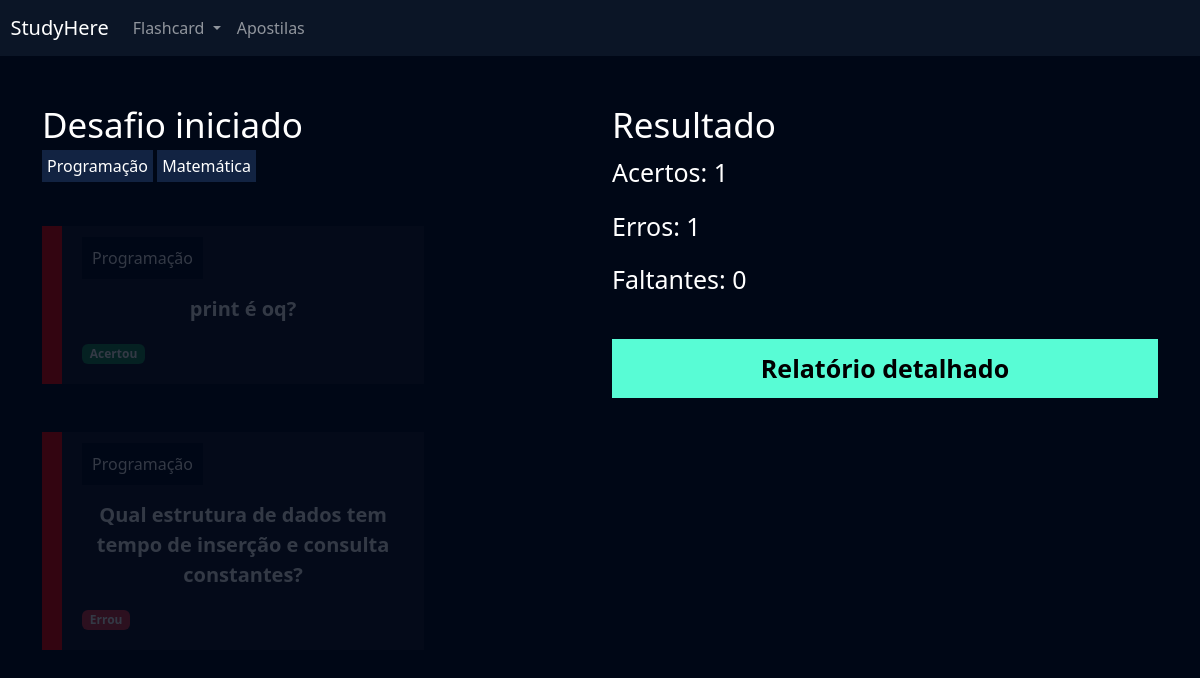
Screenshot of /flashcard/desafio/1/ (signed in) with the database file from the repository.
### flashcard/models.py (models this page shows, shortened)
class FlashcardDesafio(models.Model):
    flashcard = models.ForeignKey(Flashcard, on_delete=models.DO_NOTHING)
    respondido = models.BooleanField(default=False)
    acertou = models.BooleanField(default=False)

class Flashcard(models.Model):
    DIFICULDADE_CHOICES = (('D', 'Difícil'), ('M', 'Médio'), ('F', 'Fácil'))
    user = models.ForeignKey(User, on_delete=models.DO_NOTHING)
    pergunta = models.CharField(max_length=100)
    resposta = models.TextField()
    categoria = models.ForeignKey(Categoria, on_delete=models.DO_NOTHING)
    dificuldade = models.CharField(max_length=1, choices=DIFICULDADE_CHOICES)
    @property
    def css_dificuldade(self):
        if self.dificuldade == 'F':
            return "flashcard-facil"
        elif self.dificuldade == 'M':
            return "flashcard-medio"
        elif self.dificuldade == 'D':
            return "flashcard-dificil"

class Categoria(models.Model):
    nome = models.CharField(max_length=20)
    def __str__(self):
        return self.nome

### flashcard/views.py (the view)
# urls.py: path('desafio/<int:id>/', views.desafio, name="desafio"),
def desafio(request, id):
    desafio = Desafio.objects.get(id=id)
    if not desafio.user == request.user:
        raise Http404()
    if request.method == "GET":
        faltantes = desafio.flashcards.filter(respondido=0).count()
        erros = desafio.flashcards.filter(acertou=0).count() - faltantes
        acertos = desafio.flashcards.filter(acertou=1).count()
        if faltantes == 0:
            desafio.status = 'R'
            desafio.save()
        return render(request, "desafio.html", {"desafio":desafio, "acertos":acertos, "erros":erros, "faltantes":faltantes})
    return HttpResponse(id)

### flashcard/templates/desafio.html (shortened to what this page needs)
{% extends "base.html" %}
{% load static %}
{% block 'cabecalho' %}
    <link href="{% static 'usuarios/css/cadastro.css' %}" rel="stylesheet">
    <link href="{% static 'flashcard/css/novo_flashcard.css' %}" rel="stylesheet">
    <link href="{% static 'flashcard/css/iniciar_desafio.css' %}" rel="stylesheet">
    <link href="{% static 'flashcard/css/desafio.css' %}" rel="stylesheet">
    <link href='https://unpkg.com/boxicons@2.1.4/css/boxicons.min.css' rel='stylesheet'>
{% endblock 'cabecalho' %}
{% block 'conteudo' %}
    {% include "partials/header.html" %}
    <div class="container">
        <br>
        <br>
        <div class="row">
            <div class="col-md">
                <h3 class="fonte-secundaria" >Desafio iniciado</h3>
                <span class="badge-categoria">Programação</span>
                <span class="badge-categoria" >Matemática</span>
                <br>
                <br>
                <br>
                {% for flash in desafio.flashcards.all %}
                    <div class="box-new-flashcard {% if flash.respondido %}op2{% endif %}">
                        <div class="flashcard {{flash.flashcard.css_dificuldade}}">
                            <div class="flashcard-categoria">
                                {{flash.flashcard.categoria}}
                            </div>
                            <br>
                            <br>
                            <div class="flashcard-box-item" onclick="flip_card({{flash.id}})">
                                <p class="flashcard-item">{{flash.flashcard.pergunta}}</p>
                            </div>
                            {% if not flash.respondido %}
                                <div class="responder">
                                    <a href="{% url 'responder_flashcard' flash.id %}?acertou=0&desafio_id={{desafio.id}}"><i class='bx bxs-x-square icone-vermelho' onclick="errou({{flash}})"></i></a>
                                    <a href="{% url 'responder_flashcard' flash.id %}?acertou=1&desafio_id={{desafio.id}}"><i class='bx bxs-check-square icone-verde' onclick="acertou({{flash}})"></i></a>
                                </div>
                            {% else %}
                                {% if flash.acertou %}
                                    <span class="badge bg-success">Acertou</span>
                                {% else %}
                                    <span class="badge bg-danger">Errou</span>
                                {% endif %}
                            {% endif %}
                        </div>
                    </div>
                    <br>
                    <br>
                {% endfor %}
            </div>
            <div class="col-md">
                <h3 class="fonte-secundaria">Resultado</h3>
                <p class="fonte-p">Acertos: {{acertos}}</p>
                <p class="fonte-p">Erros: {{erros}}</p>
                <p class="fonte-p">Faltantes: {{faltantes}}</p>
                <br>
                <a class="btn-cadastro btn-desafio" href="{% url 'relatorio' desafio.id %}">Relatório detalhado</a>
            </div>
        </div>
    </div>
{% endblock 'conteudo' %}

### templates/static/geral/css/base.css (style rules this page uses)
:root { --main-color: #0b1526; --dark-color: #000716; --secondary-dark-color: rgb(15, 2, 26); --light-color: #00c1f3; --contrast-color: #f4c96b; --differential-color: #58fcd5; }
body { background-color: var(--dark-color) !important; color: white !important; }

### templates/static/usuarios/css/cadastro.css (style rules this page uses)
* { margin: 0; padding: 0; }
.btn-cadastro { padding: 10px; background-color: #58fcd5; border: none; border: 1px solid #58fcd5; font-size: 18px; font-weight: bold; padding-left: 25px; padding-right: 25px; }

### templates/static/flashcard/css/novo_flashcard.css (style rules this page uses)
.box-new-flashcard { width: 70%; margin: auto; }
.flashcard { background-color: rgba(255, 255, 255, .08); padding: 20px; }
.flashcard-box-item { text-align: center; }
.flashcard p { font-size: 20px; font-weight: bold; cursor: pointer; }
.flashcard-dificil { border-left: 20px solid #FE0000; }
.flashcard-categoria { background-color: var(--dark-color); display: inline; padding: 10px; }

### templates/static/flashcard/css/iniciar_desafio.css (style rules this page uses)
.fonte-secundaria { font-size: 35px; }

### templates/static/flashcard/css/desafio.css (style rules this page uses)
.badge-categoria { padding: 5px; background-color: #122342; }
.box-new-flashcard { margin: 0; }
.op2 { opacity: .2; }
.fonte-p { font-size: 25px; }
.btn-desafio { width: 100% !important; color: black; text-decoration: none; display: block; text-align: center; font-size: 25px; }

### rows the page displays
FlashcardDesafio: flashcard.categoria "Programação", flashcard.pergunta "print é oq?", respondido "Acertou"
FlashcardDesafio: flashcard.categoria "Programação", flashcard.pergunta "Qual estrutura de dados tem tempo de inserção e consulta constantes?", respondido "Errou"

### other values shown
{{ acertos }} "1"
{{ erros }} "1"
{{ faltantes }} "0"
